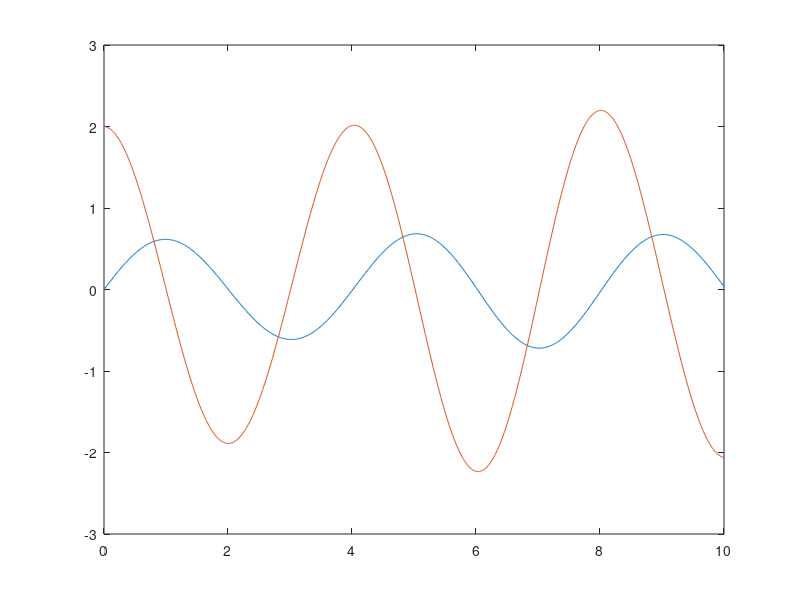

Write MATLAB code to recreate this figure.
function RungeKuttaSistemasRepasoParcial
  g = 9.8;
  L = 1;
  h = 0.01;
  t = 0:h:10;
  y(:, 1) = [0; 2];
  A = [0, 1; -g/L , 0];
  w = 1/2;
  for i = 2: length(t)
    k1 = h * (A * y(:, i-1));
    xG = t(i-1) * (h / (2 * w));
    yG = y(i-1) * (k1 / (2*w));
    k2 = h * (A * yG);
    y(:, i) = y(:, i-1) + (1-w)*k1 + w * k2;
  endfor

  plot(t, y(1, :), t, y(2, :))

